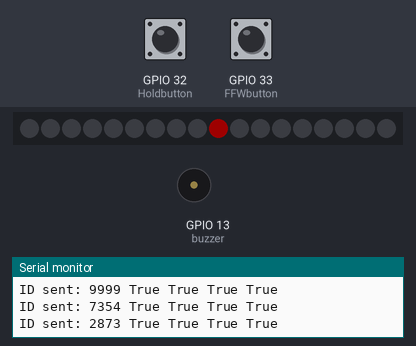
Recording of a program running on a simulated ESP32. Shown: 18 RGB LEDs in strip order, left to right, buzzer (waves = sounding), the last lines printed to the serial monitor. Inputs (shaded band) come from the test bench; at power-on: GPIO 32 (Holdbutton) HIGH, GPIO 33 (FFWbutton) HIGH. Dim RGB values are drawn brighter than linear.

Above: at 1.6 s.
1.7 s: GPIO 32 (Holdbutton) pulled LOW for 1 s
At 2.2 s:
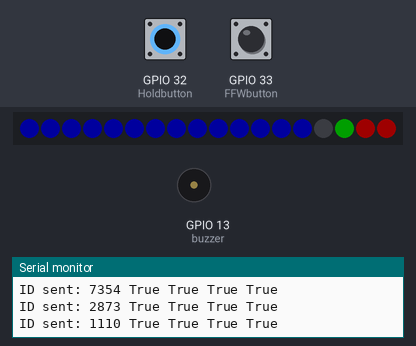
4.2 s: GPIO 33 (FFWbutton) pulled LOW for 0.15 s
At 5.46 s:
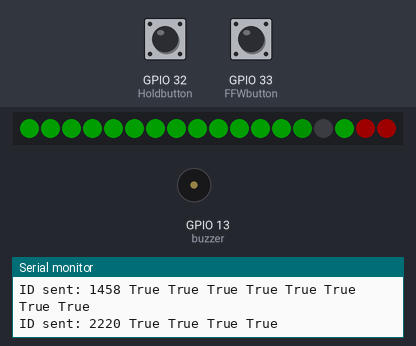
5.9 s: GPIO 33 (FFWbutton) pulled LOW for 3.2 s
At 6.8 s:
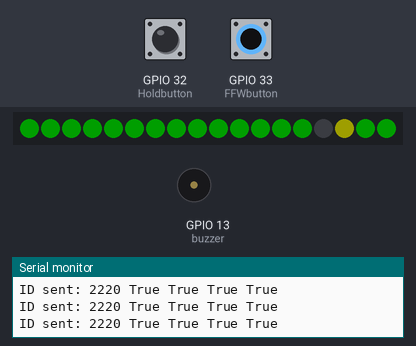
10.6 s: GPIO 33 (FFWbutton) pulled LOW for 1 s
At 11.0 s:
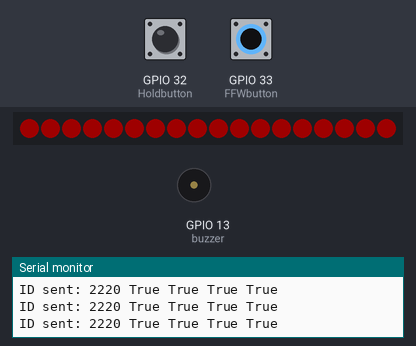
14.6 s: GPIO 32 (Holdbutton) pulled LOW for 0.15 s
At 15.21 s:
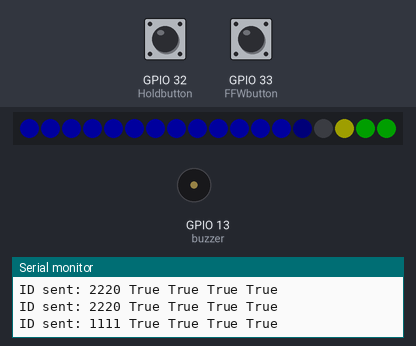
16.7 s: GPIO 33 (FFWbutton) pulled LOW for 3.2 s
At 21.17 s:
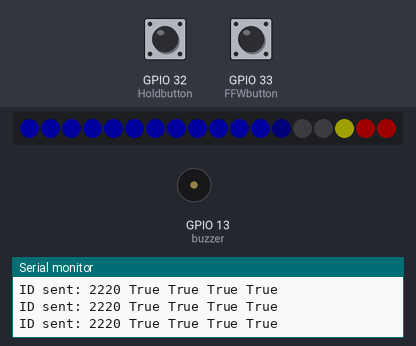

The program:

main.cpp
```cpp
/* Archery Clock
 *
 * This program controls an archery clock system using an Arduino and a NeoPixel LED strip. It displays timing and group information for archery competitions, providing visual cues for different phases of the competition.
 *
 * Requirements:
 * - Arduino microcontroller
 * - Adafruit NeoPixel LED strip
 * - 2 buttons (Fast Forward, Hold)
 * - Arduino IDE or PlatformIO
 *
 * Installation:
 * 1. Connect the NeoPixel strip and Buttons to the Arduino.
 * 2. Open `main.cpp` in the Arduino IDE or PlatformIO.
 * 3. Compile and upload the program to the Arduino.
 *
 * Usage:
 * The program runs automatically once uploaded. It controls the LED strip to display timing and group information. Adjust colors and timings in `main.cpp`. Don't touch the other variables unless you know what you're doing.
 *
 * Bugs to fix:
 * - Group order (AB, CD ,...?)
 * - Button debounce (latchet mechanism)
 * - acasional flickering during the countdown (adapt the delayMicroseconds(50000) function)
 *
 * */

#include <Arduino.h>              // only needed if you are using PlatformIO, the Arduino IDE already includes this library by defualt in the background
#include <Adafruit_NeoPixel.h>    // include the Adafruit NeoPixel library, alternative to the FastLED library
#include <esp_now.h>
#include <WiFi.h>


// COMPETITION VARIABLES (meant to be changed by the user)
#define numRounds       10    //
#define numArrows      3
#define timePerArrow   30    // time per arrow in seconds
#define secGetToLine    10    // time to get to the shootingline before the shooting starts
#define numGroups        4     // min. 1, max 4 groups
float maxBrightness   =  30;   // 2(!)-255 (2 = lowest, 255 = full brightness)
#define startPhase       3     // 0: no start phase (R/B/G); 1: checkColors + hold; 2: hold; 3: pingPong + hold

//TONE VARIABLES (meant to be changed by the user)
int tone1 [] {440}; // frequency in Hz, duration beween tones is defined by a diffrent variable
int tone2 [] {440, 440};
int tone3 [] {440, 440, 440};
int tone4 [] {440, 440, 440, 440};
int tone5 [] {440, 440, 440, 440, 440};

#define toneDuration  750 // duration of each tone in milliseconds
#define toneGap       250 // duration between each tone in milliseconds


//CLOCK VARIABLES (only meant to be changed by the user if a new/diffrent clock is used AND the user knows what they are doing)
unsigned int colorOfGroups[4] = {0, 21845, 10922, 43681};  // group 1/A: red, group 2/B: green, group 3/C: yellow, group 4/D: blue
int colorOfTimer              = 21845;  // green //enter color in HSV format (0-65535);
int colorOfGetToLine          = 43681;  // blue  //enter color in HSV format (0-65535);
int warningColor              = 5000;
int warningSec                = 15;     // time in seconds before the end of the shooting phase when the warning color is displayed
#define NUM_PIXELS              18
float numLedGroupIndication =   2;
float numLedNextGroup      =    1;
#define numLedGap               1
int numLedTimer = NUM_PIXELS - numLedGroupIndication - numLedNextGroup - numLedGap -1;
int listOfGroups[numGroups];

uint8_t receiverAddresses[][6] = {  // MAC addresses of the receivers //MARK:SLAVE-MAC
  {0x30, 0xc6, 0xf7, 0x30, 0x21, 0x5c},
  {0xc8, 0xc9, 0xa3, 0xc9, 0x61, 0xcc},
  //{0xB0, 0xB2, 0x1C, 0xA8, 0x1B, 0xF0},
  {0x30, 0xc6, 0xf7, 0x30, 0x2b, 0xC4},
  {0x30, 0xc6, 0xf7, 0x30, 0x27, 0x94}
};


//SYSTEM VARIABLES (NO TOUCHY TOUCHY!...NEVER! otherwise you will break the code and the world will end...or something like that)
int secShooting = numArrows * timePerArrow;    // time for shooting
bool HoldState = false;
bool FFWState =  false;
int currentGroup = 1;
int nextGroup = 1;
int actRound = 1;
//unsigned long timerOne = 0;
int subRound = 0;
float fadeDelayCorrection = 0.925; // delay correction for the fade function, in milliseconds; the higher the value, the slower the fade

// Define a data structure
typedef struct structTX {
  int a;
  int b;
} structTX;

// Create a structured object
structTX TXdata;

// Peer info
esp_now_peer_info_t peerInfo[sizeof(receiverAddresses) / sizeof(receiverAddresses[0])]; // Adjust the size of the array based on the number of receivers

// MARK: PINS
#define LEDPIN      14             //
#define FFWbutton   33             // all GPIO pins can be used
#define Holdbutton  32             // all GPIO pins can be used
#define buzzer      13             // all GPIO pins can be used

Adafruit_NeoPixel clock1(NUM_PIXELS, LEDPIN, NEO_GRB + NEO_KHZ800);

//--------------------------------------------------------------------------------

void OnDataSent(const uint8_t *mac_addr, esp_now_send_status_t status) {    // Callback function called when data is sent
  // Serial.print("\r\nLast Packet Send Status:\t");
  Serial.print(status == ESP_NOW_SEND_SUCCESS ? " True" : " False");
}

void sentID(int id) {
  TXdata.a = id;
  for (int i = 0; i < sizeof(receiverAddresses) / sizeof(receiverAddresses[0]); i++) {
    esp_err_t result = esp_now_send(receiverAddresses[i], (uint8_t *) &TXdata, sizeof(TXdata));
    if (result == ESP_OK) {
      // Serial.println("Sent with success");
    } else {
      // Serial.println("Error sending the data");
    }
  }
  Serial.print("\n"); Serial.print("ID sent: "); Serial.print(TXdata.a);
}

void checkButtons(){  // MARK: CHECKBUTTONS
  int oldHoldState = HoldState;
  int oldFFWState = FFWState;
  int debounceDuration = 600;
  static unsigned long lastFFWButtonPress = 0;
  static unsigned long lastHoldButtonPress = 0;

  if (!digitalRead(FFWbutton) && HoldState == false && (millis() - lastFFWButtonPress) > debounceDuration) {
    lastFFWButtonPress = millis();
    FFWState = !FFWState;
  }

  if (!digitalRead(Holdbutton) && (millis() - lastHoldButtonPress) > debounceDuration) {
    lastHoldButtonPress = millis();
    HoldState = !HoldState;
  }

  if (HoldState != oldHoldState) {
    if (HoldState == true){
      sentID(1110);
    }else{
      sentID(1111);
    }
  }

  if(FFWState != oldFFWState)
    if (FFWState == true){
      sentID(2220);
    }else{
      //sentID(2221);
  }

}

void buzz(int toneID){   // MARK: BUZZ
  switch (toneID) {
    case 1:
      for (int i = 0; i < sizeof(tone1) / sizeof(tone1[0]); i++) {
        tone(buzzer, tone1[i], toneDuration);
        tone(buzzer, 0, toneGap);
      }
      break;

    case 2:
      for (int i = 0; i < sizeof(tone2) / sizeof(tone2[0]); i++) {
        tone(buzzer, tone2[i], toneDuration);
        tone(buzzer, 0, toneGap);
      }
      break;

    case 3:
      for (int i = 0; i < sizeof(tone3) / sizeof(tone3[0]); i++) {
        tone(buzzer, tone3[i], toneDuration);
        tone(buzzer, 0, toneGap);
      }
      break;

    case 4:
      for (int i = 0; i < sizeof(tone4) / sizeof(tone4[0]); i++) {
        tone(buzzer, tone4[i], toneDuration);
        tone(buzzer, 0, toneGap);
      }
      break;

    case 5:
      for (int i = 0; i < sizeof(tone5) / sizeof(tone5[0]); i++) {
        tone(buzzer, tone5[i], toneDuration);
        tone(buzzer, 0, toneGap);
      }
      break;

    default:
      break;
  }
}

void countDown(float firstPixel, float lastPixel, int color /*HSV*/ ,float duration, bool warning){ // MARK: COUNTDOWN
  unsigned long msDuration = duration * 1000; // convert seconds to milliseconds
  int numLeds = lastPixel - firstPixel + 1; // calculate the number of LEDs
  float durationPerLed = msDuration / numLeds; // calculate the duration per LED
  unsigned long timeElapsed = 0; // initialize the elapsed time
  int oldPixel = firstPixel;
  bool warningState = false;

  unsigned long startTime = millis(); // get the current time

  while (timeElapsed < msDuration && !FFWState){

  checkButtons();

  while(HoldState == true){ // hold the countdown, if the hold button is pressed; until the hold button is pressed again
    checkButtons();
  }

  // Update the start time when exiting the hold state
  if (HoldState == false) {
    startTime = millis() - timeElapsed;
  }

    if (warning == true && timeElapsed > msDuration - warningSec * 1000 && warningState == false) {
      color = warningColor;
      buzz(1);
      warningState = true;
    }

    int currentLastPixel = lastPixel - (timeElapsed/durationPerLed) + 1; // calculate the current last pixel

    for (int i = firstPixel; i < currentLastPixel; i++) { // turn on the LEDs that are (still) part of the countdown
      clock1.setPixelColor(i, clock1.ColorHSV(color, 255, maxBrightness)); // set the color of the LED
    }

    for (int i = currentLastPixel; i < numLeds + numLedGap; i++) {    // turn off the LEDs that are not part of the countdown anymore + the gap between the countdown and the group indication
      clock1.setPixelColor(i, clock1.ColorHSV(0, 255, 0));
    }

    float remainingTime = durationPerLed - (timeElapsed % (unsigned long)durationPerLed);    // calculate the remaining time for the current LED
    float brightness = maxBrightness * exp(-3 * (1 - remainingTime / durationPerLed));    // calculate the brightness based on the remaining time
    clock1.setPixelColor(currentLastPixel, clock1.ColorHSV(color, 255, brightness));    // set the brightness of the current LED

    clock1.show();
    delayMicroseconds(50000); // catch edge cases. Does not influence the duration, only the refresh rate

    //Serial.print(currentLastPixel);
    //Serial.print("\t");
    //Serial.println(brightness);

    timeElapsed = millis() - startTime; // calculate the elapsed time

  }
  FFWState = false;
}

void fade(int color){                                                   // can not be skipped nor hold, this is by design!!!
  clock1.clear();                                                           // clear all registers, in theory not necessary
  for (int i = 0; i < 3; i++) {                                             // repeat the fade 3 times
    for (int j = 0; j < NUM_PIXELS; j++) {                                  // fade in
      clock1.setPixelColor(j, clock1.ColorHSV(color, 255, maxBrightness));  // set LED color to maxBrightness
    }
    clock1.show();
    delay(500);                                                             // duration of maxBrightness

    for (int j = 0; j < NUM_PIXELS; j++) {                                  // fade out
      clock1.setPixelColor(j, clock1.ColorHSV(color, 255, 0));              // set LED color to off
    }
    clock1.show();
    delay(500);                                                             // duration of off
  }
}

// void fade(int color){
//   int fadeDuration = 1000;      // fade duration in milliseconds
//   int fadeDelay = 10;           // delay between each fade step in milliseconds

//   for (int i = 0; i < 3; i++) { // repeat the fade 3 times
//     for (int brightness = 0; brightness <= maxBrightness; brightness++) { // fade in
//       for (int j = 0; j < NUM_PIXELS; j++) {
//         clock1.setPixelColor(j, clock1.ColorHSV(color, 255, brightness));
//       }
//       clock1.show();
//       delay(fadeDelay);
//     }

//     for (int brightness = maxBrightness; brightness >= 0; brightness--) { // fade out
//       for (int j = 0; j < NUM_PIXELS; j++) {
//         clock1.setPixelColor(j, clock1.ColorHSV(color, 255, brightness));
//       }
//       clock1.show();
//       delay(fadeDelay);
//     }
//   }
// }


void displayGroup(){  // MARK: DISPLAYGROUP
  for (int i = NUM_PIXELS-numLedGroupIndication; i < NUM_PIXELS; i++) {
    clock1.setPixelColor(i, clock1.ColorHSV(colorOfGroups[listOfGroups[0]-1], 255, maxBrightness));
  }
  clock1.show();

  for (int j = NUM_PIXELS-numLedGroupIndication-numLedNextGroup; j < NUM_PIXELS-numLedGroupIndication; j++) {
    clock1.setPixelColor(j, clock1.ColorHSV(colorOfGroups[listOfGroups[1]-1], 255, maxBrightness));
  }

//Serial.print("currentGroup: ");Serial.println(currentGroup);

  if (subRound+1 == numGroups) {
    for (int k = NUM_PIXELS-numLedGroupIndication-numLedNextGroup; k < NUM_PIXELS-numLedGroupIndication; k++) {
      clock1.setPixelColor(k, clock1.ColorHSV(colorOfGroups[listOfGroups[2]-1], 255, maxBrightness));
    }
  }

  clock1.show();

}


void hold(){  // MARK: HOLD

  displayGroup();
  HoldState = true;
  while (HoldState==true && FFWState==false)
  {
    checkButtons();
  }
  FFWState = false;
  HoldState = false;
}

void updateGroups(){  // MARK: UPDATEGROUPS
  int temp = listOfGroups[0];
  for (int i = 0; i < numGroups - 1; i++) {
    listOfGroups[i] = listOfGroups[i + 1];
  }
  listOfGroups[numGroups - 1] = temp;
}

void checkColors() {
  clock1.clear();

  for (int i = 0; i < NUM_PIXELS; i++) {clock1.setPixelColor(i, clock1.Color(maxBrightness,0,0));}
  clock1.show();
  delay(1000);

  for (int i = 0; i < NUM_PIXELS; i++) {clock1.setPixelColor(i, clock1.Color(0,maxBrightness,0));}
  clock1.show();
  delay(1000);

  for (int i = 0; i < NUM_PIXELS; i++) {clock1.setPixelColor(i, clock1.Color(0,0,maxBrightness));}
  clock1.show();
  delay(1000);

  clock1.clear();
  clock1.show();
}

void pingPong(){  // MARK: PINGPONG
  int startPos = 0;
  int endPos = NUM_PIXELS - 1;
  int currentPos = startPos;
  int direction = 1; // 1 for moving right, -1 for moving left
  int colorIndex = 0; // index to keep track of the current color
  int colorOfPixel = 0;

  while (HoldState == false && FFWState == false) {
    clock1.clear();
    clock1.setPixelColor(currentPos, clock1.ColorHSV(colorOfPixel, 255, maxBrightness));
    clock1.show();
    delay(2000/NUM_PIXELS);

    currentPos += direction;
    if (currentPos > endPos) {
      currentPos = endPos - 1;
      direction = -1;
      colorIndex = (colorIndex + 1) % 3; // increment color index
    } else if (currentPos < startPos) {
      currentPos = startPos + 1;
      direction = 1;
      colorIndex = (colorIndex + 1) % 3; // increment color index
    }

    // Set color based on color index
    if (colorIndex == 0) {
      colorOfPixel = 0; // red
    } else if (colorIndex == 1) {
      colorOfPixel = 21845; // green
    } else if (colorIndex == 2) {
      colorOfPixel = 43681; // blue
    }

    checkButtons();
    if (currentPos == 1 && direction == 1 && colorIndex == 0) {
      sentID(2873);
    }

  }
  clock1.clear();
  clock1.show();

  HoldState = false;
  FFWState = false;
}

//--------------------------------------------------------------------------------

void setup() {  //MARK: SETUP

  tone(buzzer, 0, 0); // turn off the buzzer

  for (int i = 0; i < numGroups; i++) { // fill the list of groups with the numbers 1 to numGroups [1,2,3,...,numGroups]
    listOfGroups[i] = i+1;
  }

  //delay(500);            // for recovery
  clock1.begin();        // initialize NeoPixel strip object
  clock1.clear();        // clear all registers from previous entries
  clock1.show();         // display the cleared registers

  Serial.begin(115200);    // initialize serial communication at 9600 bits per second


// Begin ESP-NOW setup

  WiFi.mode(WIFI_STA);

  if (esp_now_init() != ESP_OK) {  // Initialize ESP-NOW
    Serial.println("Error initializing ESP-NOW");
    return;
  }

  esp_now_register_send_cb(OnDataSent);  // Register the send callback

    // Add the receivers' peer information
  for (int i = 0; i < sizeof(receiverAddresses) / sizeof(receiverAddresses[0]); i++) {
    memcpy(peerInfo[i].peer_addr, receiverAddresses[i], 6);
    peerInfo[i].channel = 0;
    peerInfo[i].encrypt = false;

    if (esp_now_add_peer(&peerInfo[i]) != ESP_OK) {
      Serial.println("Failed to add peer");
      return;
    }
  }


// End ESP-NOW setup

  sentID(9999);   // forces all RX to reboot
  delay(500);     // waits for the RX to reboot

  pinMode(FFWbutton, INPUT_PULLUP);   // both buttons are connected to GROUND (not VCC) and pulled up with internal pullup resistors
  pinMode(Holdbutton, INPUT_PULLUP);

  if (numGroups < 1) {
    nextGroup = 2;
  }

  sentID(7354); // let the receivers know that the master has (re)booted

  switch (startPhase) {
    case 0:
      // No start phase, just start the competition right away
      break;

    case 1:
      checkColors();
      for (int i = 0; i <= numLedTimer; i++) {clock1.setPixelColor(i, clock1.ColorHSV(colorOfGetToLine, 255, maxBrightness));}  // demonstrate the get to the line-timer
      clock1.show();
      hold();
      break;

    case 2:
      for (int i = 0; i <= numLedTimer; i++) {clock1.setPixelColor(i, clock1.ColorHSV(colorOfGetToLine, 255, maxBrightness));}  // demonstrate the get to the line-timer
      clock1.show();
      hold();
      break;

    case 3:
      pingPong();
      for (int i = 0; i <= numLedTimer; i++) {clock1.setPixelColor(i, clock1.ColorHSV(colorOfGetToLine, 255, maxBrightness));}  // demonstrate the get to the line-timer
      clock1.show();
      hold();
      break;

    default:
      // No start phase, just start the competition right away
      break;
  }

  sentID(1458);
}

void loop() { //MARK: LOOP
  //checkButtons();

  while (actRound <= numRounds) {
    //Serial.print("actRound: ");Serial.println(actRound);  // print the actual round for debugging
    buzz(2);

    for (subRound = 0; subRound < numGroups; subRound++) {
      //for(int j = 0; j < (sizeof(listOfGroups)/sizeof(listOfGroups[0])); j++) {Serial.print(listOfGroups[j]);}Serial.println(); // print the list of groups for debugging

      displayGroup();
      countDown(0,numLedTimer, colorOfGetToLine, secGetToLine, false); // get to the line
      buzz(1);
      countDown(0,numLedTimer, colorOfTimer,     secShooting,  true );      // shooting

      if (subRound+1 != numGroups) {
        buzz(2);
      }
      updateGroups();
    }
    buzz(3);
    updateGroups();
    fade(0);                                                // indicates the end of shooting
    hold(); // holds every thing after the last group shoot until the hold- or continue-button is pressed, time to collect the arrows and write down the scores

    actRound++;
  }
  buzz(5);
  //competition is over
}
```

Measured:
- after the input at 1.7 s, the LEDs: change at once (image 1)
- after the input at 4.2 s, the LEDs: first differ from a run without the input after 0.07 s (image 2 shows a later state)
- after the input at 5.9 s, the LEDs: first differ from a run without the input after 0.10 s (image 3 shows a later state)
- after the input at 10.6 s, the LEDs: change after 0.08 s (image 4)
- after the input at 14.6 s, the LEDs: first change at once (image 5 shows a later state)
- what the display in image 4 shows lasts 0.5 s, from 10.7 s to 11.2 s
